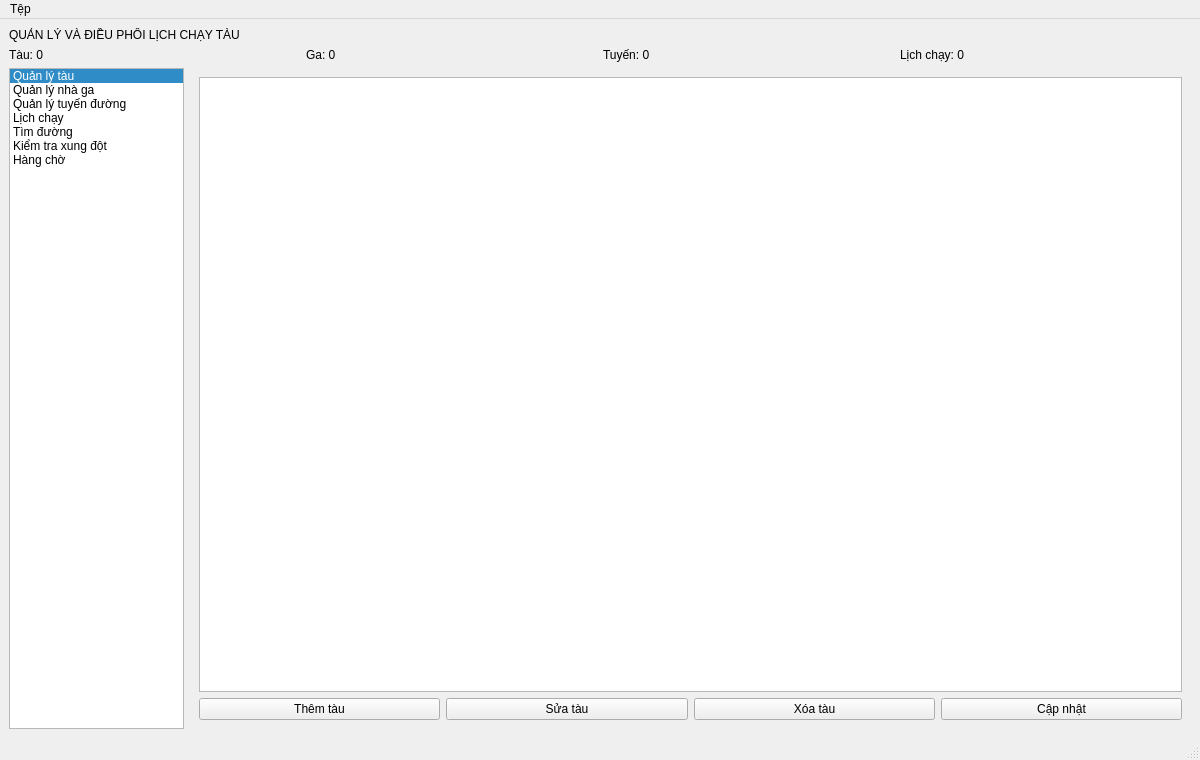
<?xml version="1.0" encoding="utf-8"?>
<ui version="4.0">
 <class>MainWindow</class>
 <widget class="QMainWindow" name="MainWindow">
  <property name="geometry">
   <rect>
    <x>0</x>
    <y>0</y>
    <width>1200</width>
    <height>760</height>
   </rect>
  </property>
  <property name="windowTitle">
   <string>Hệ thống điều phối lịch chạy tàu</string>
  </property>
  <widget class="QWidget" name="centralwidget">
   <layout class="QVBoxLayout" name="mainLayout">
    <item>
     <widget class="QLabel" name="titleLabel">
      <property name="text">
       <string>QUẢN LÝ VÀ ĐIỀU PHỐI LỊCH CHẠY TÀU</string>
      </property>
      <property name="alignment">
       <set>Qt::AlignLeft|Qt::AlignVCenter</set>
      </property>
     </widget>
    </item>
    <item>
     <layout class="QHBoxLayout" name="statsLayout">
      <item>
       <widget class="QLabel" name="statTrain">
        <property name="text">
         <string>Tàu: 0</string>
        </property>
       </widget>
      </item>
      <item>
       <widget class="QLabel" name="statStation">
        <property name="text">
         <string>Ga: 0</string>
        </property>
       </widget>
      </item>
      <item>
       <widget class="QLabel" name="statRoute">
        <property name="text">
         <string>Tuyến: 0</string>
        </property>
       </widget>
      </item>
      <item>
       <widget class="QLabel" name="statSchedule">
        <property name="text">
         <string>Lịch chạy: 0</string>
        </property>
       </widget>
      </item>
     </layout>
    </item>
    <item>
     <layout class="QHBoxLayout" name="contentLayout">
      <item>
       <widget class="QListWidget" name="navigationList">
        <property name="minimumSize">
         <size>
          <width>175</width>
          <height>0</height>
         </size>
        </property>
        <property name="maximumSize">
         <size>
          <width>175</width>
          <height>16777215</height>
         </size>
        </property>
        <property name="currentRow">
         <number>0</number>
        </property>
        <item>
         <property name="text">
          <string>Quản lý tàu</string>
         </property>
        </item>
        <item>
         <property name="text">
          <string>Quản lý nhà ga</string>
         </property>
        </item>
        <item>
         <property name="text">
          <string>Quản lý tuyến đường</string>
         </property>
        </item>
        <item>
         <property name="text">
          <string>Lịch chạy</string>
         </property>
        </item>
        <item>
         <property name="text">
          <string>Tìm đường</string>
         </property>
        </item>
        <item>
         <property name="text">
          <string>Kiểm tra xung đột</string>
         </property>
        </item>
        <item>
         <property name="text">
          <string>Hàng chờ</string>
         </property>
        </item>
       </widget>
      </item>
      <item>
       <widget class="QStackedWidget" name="stackedWidget">
        <property name="currentIndex">
         <number>0</number>
        </property>
        <widget class="QWidget" name="trainTab">
         <layout class="QVBoxLayout">
          <item>
           <widget class="QTableWidget" name="trainTable" />
          </item>
          <item>
           <layout class="QHBoxLayout">
            <item>
             <widget class="QPushButton" name="btnAddTrain">
              <property name="text">
               <string>Thêm tàu</string>
              </property>
             </widget>
            </item>
            <item>
             <widget class="QPushButton" name="btnEditTrain">
              <property name="text">
               <string>Sửa tàu</string>
              </property>
             </widget>
            </item>
            <item>
             <widget class="QPushButton" name="btnDeleteTrain">
              <property name="text">
               <string>Xóa tàu</string>
              </property>
             </widget>
            </item>
            <item>
             <widget class="QPushButton" name="btnRefreshTrain">
              <property name="text">
               <string>Cập nhật</string>
              </property>
             </widget>
            </item>
           </layout>
          </item>
         </layout>
        </widget>
        <widget class="QWidget" name="stationTab">
         <layout class="QVBoxLayout">
          <item>
           <widget class="QTableWidget" name="stationTable" />
          </item>
          <item>
           <layout class="QHBoxLayout">
            <item>
             <widget class="QPushButton" name="btnAddStation">
              <property name="text">
               <string>Thêm ga</string>
              </property>
             </widget>
            </item>
            <item>
             <widget class="QPushButton" name="btnEditStation">
              <property name="text">
               <string>Sửa ga</string>
              </property>
             </widget>
            </item>
            <item>
             <widget class="QPushButton" name="btnDeleteStation">
              <property name="text">
               <string>Xóa ga</string>
              </property>
             </widget>
            </item>
            <item>
             <widget class="QPushButton" name="btnRefreshStation">
              <property name="text">
               <string>Cập nhật</string>
              </property>
             </widget>
            </item>
           </layout>
          </item>
         </layout>
        </widget>
        <widget class="QWidget" name="routeTab">
         <layout class="QVBoxLayout">
          <item>
           <widget class="QTableWidget" name="routeTable" />
          </item>
          <item>
           <layout class="QHBoxLayout">
            <item>
             <widget class="QPushButton" name="btnAddRoute">
              <property name="text">
               <string>Thêm tuyến</string>
              </property>
             </widget>
            </item>
            <item>
             <widget class="QPushButton" name="btnEditRoute">
              <property name="text">
               <string>Sửa tuyến</string>
              </property>
             </widget>
            </item>
            <item>
             <widget class="QPushButton" name="btnDeleteRoute">
              <property name="text">
               <string>Xóa tuyến</string>
              </property>
             </widget>
            </item>
            <item>
             <widget class="QPushButton" name="btnRefreshRoute">
              <property name="text">
               <string>Cập nhật</string>
              </property>
             </widget>
            </item>
           </layout>
          </item>
         </layout>
        </widget>
        <widget class="QWidget" name="scheduleTab">
         <layout class="QVBoxLayout">
          <item>
           <widget class="QTableWidget" name="scheduleTable" />
          </item>
          <item>
           <layout class="QHBoxLayout">
            <item>
             <widget class="QPushButton" name="btnAddSchedule">
              <property name="text">
               <string>Thêm lịch</string>
              </property>
             </widget>
            </item>
            <item>
             <widget class="QPushButton" name="btnDeleteSchedule">
              <property name="text">
               <string>Xóa lịch</string>
              </property>
             </widget>
            </item>
            <item>
             <widget class="QPushButton" name="btnSortTime">
              <property name="text">
               <string>Sắp xếp theo giờ</string>
              </property>
             </widget>
            </item>
            <item>
             <widget class="QPushButton" name="btnSortPriority">
              <property name="text">
               <string>Sắp xếp ưu tiên</string>
              </property>
             </widget>
            </item>
            <item>
             <widget class="QPushButton" name="btnRefreshSchedule">
              <property name="text">
               <string>Cập nhật</string>
              </property>
             </widget>
            </item>
           </layout>
          </item>
          <item>
           <widget class="QLabel" name="stopLabel">
            <property name="text">
             <string>Điểm dừng của lịch đang chọn</string>
            </property>
           </widget>
          </item>
          <item>
           <widget class="QTableWidget" name="stopTable">
            <property name="maximumSize">
             <size>
              <width>16777215</width>
              <height>180</height>
             </size>
            </property>
           </widget>
          </item>
          <item>
           <layout class="QHBoxLayout">
            <item>
             <widget class="QPushButton" name="btnViewStops">
              <property name="text">
               <string>Xem điểm dừng</string>
              </property>
             </widget>
            </item>
            <item>
             <widget class="QPushButton" name="btnAddStop">
              <property name="text">
               <string>Thêm điểm dừng</string>
              </property>
             </widget>
            </item>
            <item>
             <widget class="QPushButton" name="btnDeleteStop">
              <property name="text">
               <string>Xóa điểm dừng</string>
              </property>
             </widget>
            </item>
           </layout>
          </item>
         </layout>
        </widget>
        <widget class="QWidget" name="pathTab">
         <layout class="QVBoxLayout">
          <item>
           <layout class="QFormLayout">
            <item row="0" column="0">
             <widget class="QLabel" name="startLabel">
              <property name="text">
               <string>Ga bắt đầu:</string>
              </property>
             </widget>
            </item>
            <item row="0" column="1">
             <widget class="QComboBox" name="cbStart" />
            </item>
            <item row="1" column="0">
             <widget class="QLabel" name="destLabel">
              <property name="text">
               <string>Ga đích:</string>
              </property>
             </widget>
            </item>
            <item row="1" column="1">
             <widget class="QComboBox" name="cbDest" />
            </item>
            <item row="2" column="0">
             <widget class="QLabel" name="algoLabel">
              <property name="text">
               <string>Thuật toán:</string>
              </property>
             </widget>
            </item>
            <item row="2" column="1">
             <widget class="QComboBox" name="algoCombo">
              <item>
               <property name="text">
                <string>BFS - Duyệt theo chiều rộng</string>
               </property>
              </item>
              <item>
               <property name="text">
                <string>DFS - Duyệt theo chiều sâu</string>
               </property>
              </item>
              <item>
               <property name="text">
                <string>Dijkstra - Đường ngắn nhất</string>
               </property>
              </item>
              <item>
               <property name="text">
                <string>Dijkstra - Đường nhanh nhất</string>
               </property>
              </item>
             </widget>
            </item>
           </layout>
          </item>
          <item>
           <layout class="QHBoxLayout">
            <item>
             <widget class="QPushButton" name="btnRefreshStations">
              <property name="text">
               <string>Cập nhật danh sách ga</string>
              </property>
             </widget>
            </item>
            <item>
             <widget class="QPushButton" name="btnFindPath">
              <property name="text">
               <string>Tìm đường</string>
              </property>
             </widget>
            </item>
           </layout>
          </item>
          <item>
           <widget class="QTextEdit" name="pathOutput">
            <property name="readOnly">
             <bool>true</bool>
            </property>
           </widget>
          </item>
         </layout>
        </widget>
        <widget class="QWidget" name="conflictTab">
         <layout class="QVBoxLayout">
          <item>
           <layout class="QFormLayout">
            <item row="0" column="0">
             <widget class="QLabel" name="conflictALabel">
              <property name="text">
               <string>Lịch thứ nhất:</string>
              </property>
             </widget>
            </item>
            <item row="0" column="1">
             <widget class="QComboBox" name="cbConflictA" />
            </item>
            <item row="1" column="0">
             <widget class="QLabel" name="conflictBLabel">
              <property name="text">
               <string>Lịch thứ hai:</string>
              </property>
             </widget>
            </item>
            <item row="1" column="1">
             <widget class="QComboBox" name="cbConflictB" />
            </item>
            <item row="2" column="0">
             <widget class="QLabel" name="dispatchALabel">
              <property name="text">
               <string>Điều phối lịch A:</string>
              </property>
             </widget>
            </item>
            <item row="2" column="1">
             <widget class="QComboBox" name="cbDispA" />
            </item>
            <item row="3" column="0">
             <widget class="QLabel" name="dispatchBLabel">
              <property name="text">
               <string>Điều phối lịch B:</string>
              </property>
             </widget>
            </item>
            <item row="3" column="1">
             <widget class="QComboBox" name="cbDispB" />
            </item>
            <item row="4" column="0">
             <widget class="QLabel" name="strategyLabel">
              <property name="text">
               <string>Chiến lược:</string>
              </property>
             </widget>
            </item>
            <item row="4" column="1">
             <widget class="QComboBox" name="strategyCombo">
              <item>
               <property name="text">
                <string>Theo mức ưu tiên</string>
               </property>
              </item>
              <item>
               <property name="text">
                <string>Theo giờ xuất phát</string>
               </property>
              </item>
             </widget>
            </item>
           </layout>
          </item>
          <item>
           <layout class="QHBoxLayout">
            <item>
             <widget class="QPushButton" name="btnRefreshSchedules">
              <property name="text">
               <string>Cập nhật danh sách</string>
              </property>
             </widget>
            </item>
            <item>
             <widget class="QPushButton" name="btnCheckConflict">
              <property name="text">
               <string>Kiểm tra xung đột</string>
              </property>
             </widget>
            </item>
            <item>
             <widget class="QPushButton" name="btnDispatch">
              <property name="text">
               <string>Điều phối</string>
              </property>
             </widget>
            </item>
           </layout>
          </item>
          <item>
           <widget class="QTextEdit" name="conflictOutput">
            <property name="readOnly">
             <bool>true</bool>
            </property>
           </widget>
          </item>
         </layout>
        </widget>
        <widget class="QWidget" name="queueTab">
         <layout class="QVBoxLayout">
          <item>
           <layout class="QHBoxLayout">
            <item>
             <widget class="QPushButton" name="btnShowQueue">
              <property name="text">
               <string>Xem hàng chờ</string>
              </property>
             </widget>
            </item>
            <item>
             <widget class="QPushButton" name="btnAddQueue">
              <property name="text">
               <string>Thêm tàu vào hàng chờ</string>
              </property>
             </widget>
            </item>
            <item>
             <widget class="QPushButton" name="btnShowHistory">
              <property name="text">
               <string>Xem lịch sử</string>
              </property>
             </widget>
            </item>
           </layout>
          </item>
          <item>
           <widget class="QTextEdit" name="queueOutput">
            <property name="readOnly">
             <bool>true</bool>
            </property>
           </widget>
          </item>
         </layout>
        </widget>
       </widget>
      </item>
     </layout>
    </item>
   </layout>
  </widget>
  <widget class="QMenuBar" name="menubar">
   <widget class="QMenu" name="menuFile">
    <property name="title">
     <string>Tệp</string>
    </property>
    <addaction name="actionLoad" />
    <addaction name="actionSave" />
    <addaction name="separator" />
    <addaction name="actionQuit" />
   </widget>
   <addaction name="menuFile" />
  </widget>
  <widget class="QStatusBar" name="statusbar" />
  <action name="actionLoad">
   <property name="text">
    <string>Đọc dữ liệu</string>
   </property>
   <property name="shortcut">
    <string>Ctrl+O</string>
   </property>
  </action>
  <action name="actionSave">
   <property name="text">
    <string>Lưu dữ liệu</string>
   </property>
   <property name="shortcut">
    <string>Ctrl+S</string>
   </property>
  </action>
  <action name="actionQuit">
   <property name="text">
    <string>Thoát</string>
   </property>
   <property name="shortcut">
    <string>Ctrl+Q</string>
   </property>
  </action>
 </widget>
 <resources />
 <connections />
</ui>
